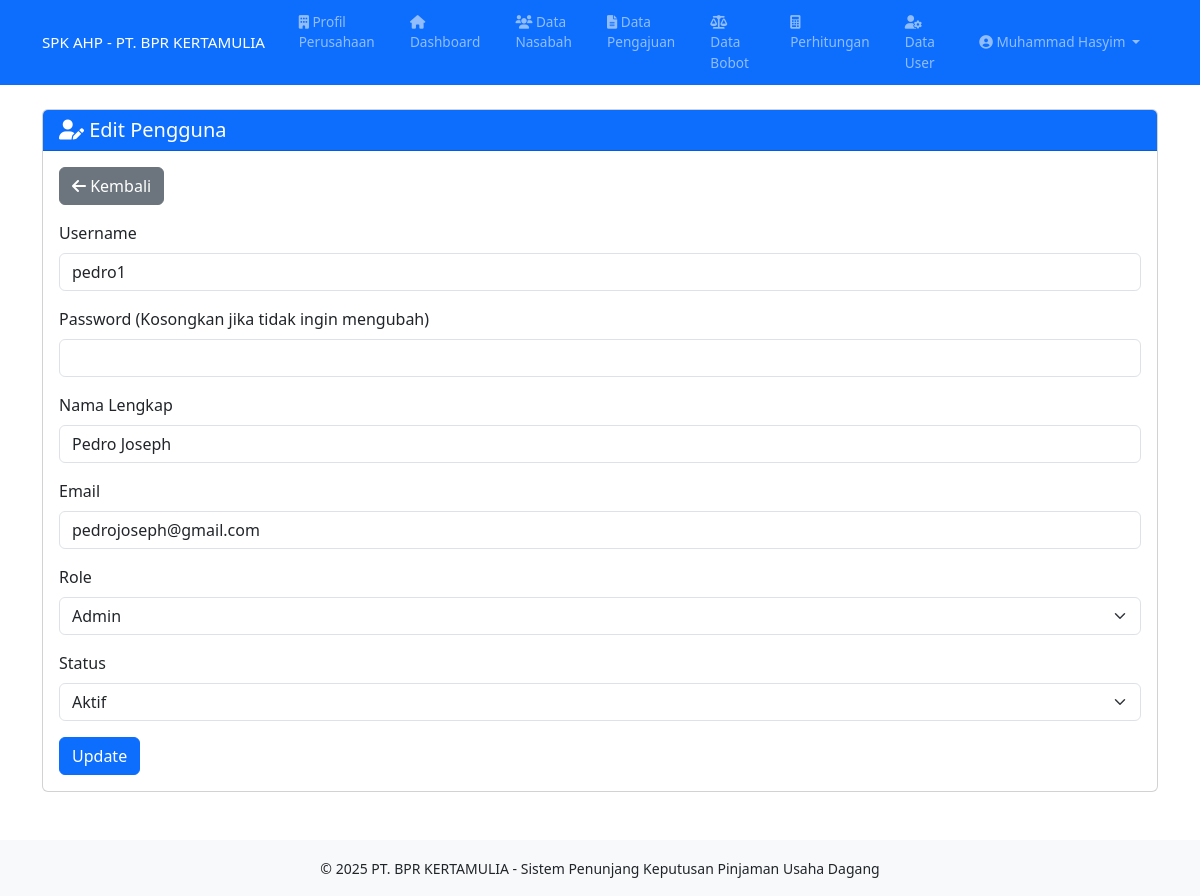
/user/edit/6 (signed in), run on the app's committed database.
### tables this page shows
CREATE TABLE `users` (
  `id` int NOT NULL,
  `username` varchar(50) NOT NULL,
  `password` varchar(255) NOT NULL,
  `nama_lengkap` varchar(100) NOT NULL,
  `email` varchar(100) NOT NULL,
  `role` enum('admin','manager','staff') NOT NULL,
  `status` tinyint(1) DEFAULT '1',
  `created_at` timestamp NULL DEFAULT CURRENT_TIMESTAMP,
  `updated_at` timestamp NULL DEFAULT CURRENT_TIMESTAMP ON UPDATE CURRENT_TIMESTAMP
);

### controllers/UserController.php (called while the page is built, shortened)
<?php
require_once 'models/User.php';
class UserController {
    private $user;
    public function __construct() {
        $this->user = new User();
    }
    public function edit($id = null) {
        $userData = $this->user->getById($id);
        include 'views/templates/header.php';
        include 'views/user/form.php';
        include 'views/templates/footer.php';
    }
}
?>

### models/User.php (called while the page is built, shortened)
<?php
require_once 'config/database.php';
class User {
    private $conn;
    private $table_name = "users";
    public function __construct() {
        $database = new Database();
        $this->conn = $database->getConnection();
    }
    public function getById($id) {
        $query = "SELECT * FROM " . $this->table_name . " WHERE id = :id LIMIT 1";
        $stmt = $this->conn->prepare($query);
        $stmt->bindParam(':id', $id);
        $stmt->execute();
        return $stmt->fetch(PDO::FETCH_ASSOC);
    }
}
?>

### config/database.php (called while the page is built, shortened)
<?php
class Database {
    private $host = "localhost";
    private $username = "root";
    private $password = "root";
    private $database = "spk_ahp";
    public function getConnection() {
        $this->conn = null;
        try {
            $this->conn = new PDO("mysql:host=" . $this->host . ";dbname=" . $this->database, $this->username, $this->password);
            $this->conn->setAttribute(PDO::ATTR_ERRMODE, PDO::ERRMODE_EXCEPTION);
        } catch(PDOException $e) {
            echo "Connection error: " . $e->getMessage();
        }
        return $this->conn;
    }
}
?>

### views/user/form.php (the view, shortened to what this page needs)
<div class="row">
    <div class="col-md-12">
        <div class="card">
            <div class="card-header bg-primary text-white">
                <h5 class="mb-0"><i class="fas fa-user-<?= isset($userData) ? 'edit' : 'plus' ?>"></i> <?= isset($userData) ? 'Edit' : 'Tambah' ?> Pengguna</h5>
            </div>
            <div class="card-body">
                <div class="mb-3">
                    <a href="/spk_ahp/user" class="btn btn-secondary"><i class="fas fa-arrow-left"></i> Kembali</a>
                </div>
                <form action="<?= isset($userData) ? '/spk_ahp/user/edit/'.$userData['id'] : '/spk_ahp/user/add' ?>" method="post">
                    <div class="mb-3">
                        <label for="username" class="form-label">Username</label>
                        <input type="text" class="form-control" id="username" name="username" value="<?= isset($userData) ? htmlspecialchars($userData['username']) : '' ?>" required>
                    </div>
                    <div class="mb-3">
                        <label for="password" class="form-label">Password <?= isset($userData) ? '(Kosongkan jika tidak ingin mengubah)' : '' ?></label>
                        <input type="password" class="form-control" id="password" name="password" <?= isset($userData) ? '' : 'required' ?>>
                    </div>
                    <div class="mb-3">
                        <label for="nama_lengkap" class="form-label">Nama Lengkap</label>
                        <input type="text" class="form-control" id="nama_lengkap" name="nama_lengkap" value="<?= isset($userData) ? htmlspecialchars($userData['nama_lengkap']) : '' ?>" required>
                    </div>
                    <div class="mb-3">
                        <label for="email" class="form-label">Email</label>
                        <input type="email" class="form-control" id="email" name="email" value="<?= isset($userData) ? htmlspecialchars($userData['email']) : '' ?>" required>
                    </div>
                    <div class="mb-3">
                        <label for="role" class="form-label">Role</label>
                        <select class="form-select" id="role" name="role" required>
                            <option value="admin" <?= (isset($userData) && $userData['role'] == 'admin') ? 'selected' : '' ?>>Admin</option>
                        </select>
                    </div>
                    <div class="mb-3">
                        <label for="status" class="form-label">Status</label>
                        <select class="form-select" id="status" name="status" required>
                            <option value="1" <?= (isset($userData) && $userData['status'] == 1) ? 'selected' : '' ?>>Aktif</option>
                        </select>
                    </div>
                    <button type="submit" class="btn btn-primary"><?= isset($userData) ? 'Update' : 'Simpan' ?></button>
                </form>
            </div>
        </div>
    </div>
</div>

### data on the page
users: username "pedro1", nama_lengkap "Pedro Joseph", email "pedrojoseph@gmail.com", role "Admin", status "Aktif"

### other printed values
$_SESSION['nama_lengkap'] "Muhammad Hasyim"
